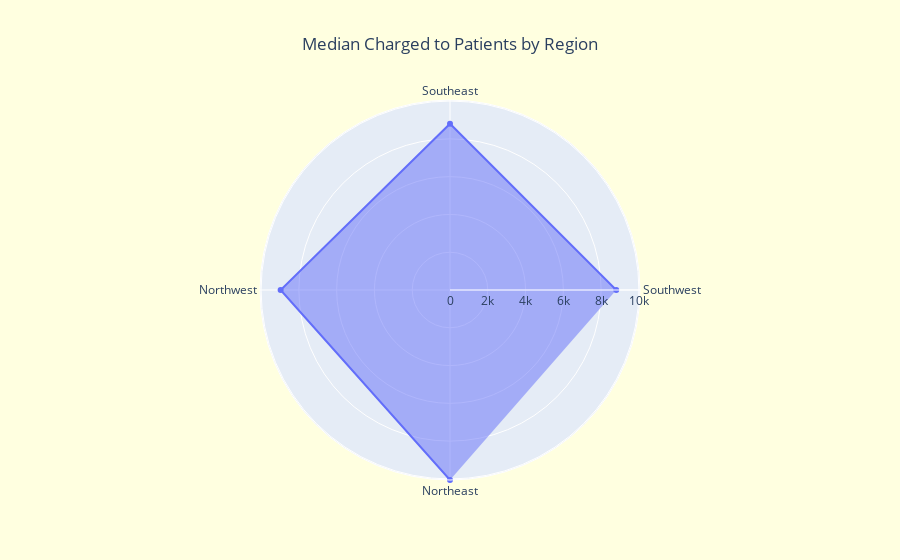

The notebook cell saved with this chart:
### Markdown cell above
### Average Patient Charge by Region:
* **Median Patient Charges**: The **NorthEast** is the region that pays the most on average while the **SouthWest** is the one that pays.
* **Obese group**: From the obese group, the Southwest is the region where obese patients pay the most..
* **Overweight**: From the obese group, the NorthWest is the region where obese patients pay the most.
* **Normal Weight**: From the obese group, the southEast is the region where obese patients pay the most.
* **Underweight**: From the obese group, the NorthWest is the region where obese patients pay the most.

### Code cell
df.head()

# Average charge by Region

df['region'].unique()

# Median charge per Region
southwest = np.median(df['charges'].loc[df['region'] == 'southwest'].values)
southeast = np.median(df['charges'].loc[df['region'] == 'southwest'].values)
northwest = np.median(df['charges'].loc[df['region'] == 'northwest'].values)
northeast = np.median(df['charges'].loc[df['region'] == 'northeast'].values)

lst = [southwest, southeast, northwest, northeast]

data = [go.Scatterpolar(
    r = [southwest, southeast, northwest, northeast],
    theta = ['Southwest', 'Southeast', 'Northwest', 'Northeast'],
    fill = 'toself'
)]

layout = go.Layout(
    title = dict(
        text = 'Median Charged to Patients by Region', 
        x = 0.5
    ),
    paper_bgcolor= 'rgb(255, 255, 224)',
    polar= dict(
        radialaxis = dict(
            visible = True,
            range = [0, max(lst)],
        )
    ),
    showlegend = False
)

fig = go.Figure(data=data, layout=layout)
iplot(fig, filename = 'radar/basic')

### Figure 1 — Plotly figure (JSON) as saved in the notebook; plotly's stock layout.template omitted (floating-point values rounded to 4 significant figures)
{"data": [{"fill": "toself", "r": [8799.0, 8799.0, 8966.0, 10060.0], "theta": ["Southwest", "Southeast", "Northwest", "Northeast"], "type": "scatterpolar"}], "layout": {"paper_bgcolor": "rgb(255, 255, 224)", "polar": {"radialaxis": {"range": [0, 10060.0], "visible": true}}, "showlegend": false, "title": {"text": "Median Charged to Patients by Region", "x": 0.5}}}
